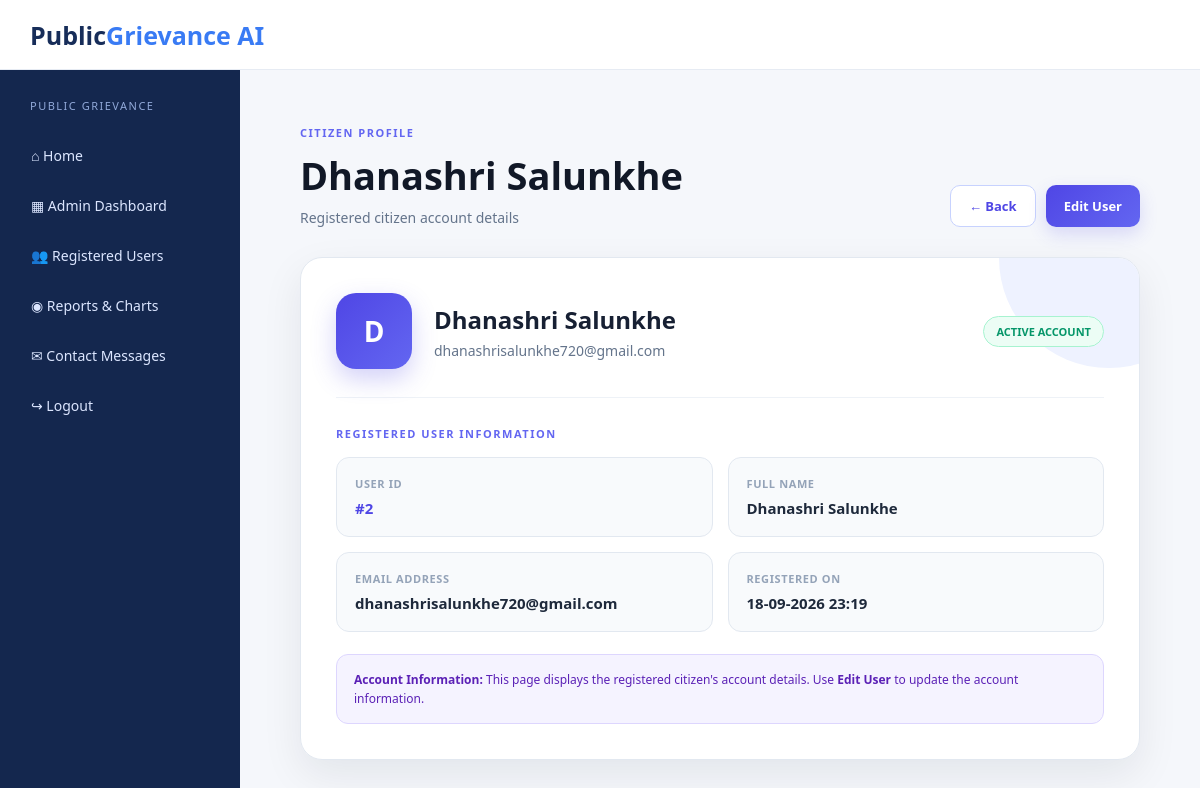
Page /admin/user/2 (signed in) on the committed database.
### tables this page shows
CREATE TABLE users(
            id INTEGER PRIMARY KEY AUTOINCREMENT,
            name TEXT NOT NULL,
            email TEXT UNIQUE NOT NULL,
            password TEXT NOT NULL,
            role TEXT DEFAULT 'user',
            created_at TEXT
        );

### app.py (the view)
@app.route("/admin/user/<int:user_id>")
@login_required("admin")
def user_details(user_id):
    c = db()
    user = c.execute(
        "SELECT * FROM users WHERE id=? AND role='user'",
        (user_id,)
    ).fetchone()
    complaints = c.execute(
        "SELECT * FROM complaints WHERE user_id=? ORDER BY id DESC",
        (user_id,)
    ).fetchall()
    c.close()
    if not user:
        flash("User not found.")
        return redirect("/admin")
    return render_template("user_details.html", user=user, rows=complaints)

### app.py (called while the page is built)
def db():
    conn = sqlite3.connect(DB)
    conn.row_factory = sqlite3.Row
    return conn

def login_required(role=None):
    def decorator(function):
        @wraps(function)
        def wrapper(*args, **kwargs):
            if "uid" not in session:
                flash("Please login first.")
                return redirect("/login")
            if role and session.get("role") != role:
                return redirect("/")
            return function(*args, **kwargs)
        return wrapper
    return decorator

@app.context_processor
def inject_context():
    unread = 0
    unread_contacts = 0
    c = db()
    if session.get("uid"):
        unread = c.execute(
            "SELECT COUNT(*) FROM notifications WHERE user_id=? AND is_read=0",
            (session["uid"],)
        ).fetchone()[0]
    if session.get("role") == "admin":
        unread_contacts = c.execute(
            "SELECT COUNT(*) FROM contact_messages WHERE status='Unread'"
        ).fetchone()[0]
    c.close()
    return {
        "current_user": session.get("name"),
        "role": session.get("role"),
        "unread_notifications": unread,
        "unread_contacts": unread_contacts
    }

### templates/user_details.html (shortened to what this page needs)
{% extends "base.html" %}
{% block content %}
<div class="profile-page">
    <div class="profile-head">
        <div>
            <small>CITIZEN PROFILE</small>
            <h1>{{ user.name }}</h1>
            <p>
                Registered citizen account details
            </p>
        </div>
        <div class="actions">
            <a class="btn outline" href="/admin">
                ← Back
            </a>
            <a class="btn" href="/admin/user/{{ user.id }}/edit">
                Edit User
            </a>
        </div>
    </div>
    <section class="profile-card">
        <div class="profile-top">
            <div class="avatar">
                {{ user.name[0]|upper }}
            </div>
            <div>
                <h2>{{ user.name }}</h2>
                <p>
                    {{ user.email }}
                </p>
            </div>
            <span class="account-badge">
                ACTIVE ACCOUNT
            </span>
        </div>
        <div class="details-title">
            REGISTERED USER INFORMATION
        </div>
        <div class="details-grid">
            <div class="detail-box">
                <span>User ID</span>
                <strong class="user-id">
                    #{{ user.id }}
                </strong>
            </div>
            <div class="detail-box">
                <span>Full Name</span>
                <strong>
                    {{ user.name }}
                </strong>
            </div>
            <div class="detail-box">
                <span>Email Address</span>
                <strong>
                    {{ user.email }}
                </strong>
            </div>
            <div class="detail-box">
                <span>Registered On</span>
                <strong>
                    {{ user.created_at or '—' }}
                </strong>
            </div>
        </div>
        <div class="profile-note">
            <strong>Account Information:</strong>
            This page displays the registered citizen's account details.
            Use <b>Edit User</b> to update the account information.
        </div>
    </section>
</div>
{% endblock %}

### static/style.css (style rules this page uses)
* { box-sizing:border-box }
body { margin:0;font-family:Segoe UI,Arial;background:#f5f7fb;color:#1d2b45 }
.btn { display:inline-block;background:#397bf4;color:#fff;border:0;border-radius:9px;padding:13px 20px;text-decoration:none;font-weight:700;cursor:pointer }
.outline { background:transparent;color:#397bf4;border:1px solid #397bf4 }

### templates/user_details.html (style rules this page uses)
.profile-page { padding: 10px 0 60px; }
.profile-head { display: flex; justify-content: space-between; align-items: flex-end; gap: 25px; margin-bottom: 30px; }
.profile-head small { color: #6366f1; font-weight: 800; letter-spacing: 1.5px; font-size: 11px; }
.profile-head h1 { margin: 7px 0; font-size: 38px; color: #111827; }
.profile-head p { margin: 0; color: #64748b; font-size: 14px; }
.actions { display: flex; gap: 10px; flex-wrap: wrap; }
.btn { display: inline-flex; align-items: center; justify-content: center; padding: 11px 18px; border-radius: 10px; border: 0; background: linear-gradient(135deg, #4f46e5, #6366f1); color: white !important; text-decoration: none; font-size: 13px; font-weight: 700; cursor: pointer; transition: .2s ease; box-shadow: 0 7px 18px rgba(79, 70, 229, .18); }
.btn.outline { background: white; color: #4f46e5 !important; border: 1px solid #c7d2fe; box-shadow: none; }
.profile-card { position: relative; overflow: hidden; max-width: 850px; margin: 0 auto; background: rgba(255,255,255,.97); border: 1px solid #e2e8f0; border-radius: 22px; padding: 35px; box-shadow: 0 15px 40px rgba(15,23,42,.08); }
.profile-card::before { content: ""; position: absolute; width: 220px; height: 220px; border-radius: 50%; background: #eef2ff; top: -110px; right: -80px; }
.profile-top { position: relative; display: flex; align-items: center; gap: 22px; padding-bottom: 28px; border-bottom: 1px solid #eef2f7; }
.avatar { width: 76px; height: 76px; flex-shrink: 0; border-radius: 20px; display: flex; align-items: center; justify-content: center; background: linear-gradient(135deg, #4f46e5, #6366f1); color: white; font-size: 28px; font-weight: 800; box-shadow: 0 10px 25px rgba(79,70,229,.25); }
.profile-top h2 { margin: 0 0 5px; font-size: 24px; color: #172033; }
.profile-top p { margin: 0; color: #64748b; font-size: 14px; }
.account-badge { margin-left: auto; padding: 7px 12px; border-radius: 999px; background: #ecfdf5; color: #059669; border: 1px solid #a7f3d0; font-size: 11px; font-weight: 800; }
.details-title { margin: 28px 0 16px; color: #6366f1; font-size: 11px; letter-spacing: 1.5px; font-weight: 800; }
.details-grid { display: grid; grid-template-columns: repeat(2, 1fr); gap: 15px; }
.detail-box { padding: 18px; border: 1px solid #e2e8f0; border-radius: 13px; background: #f8fafc; }
.detail-box span { display: block; color: #94a3b8; font-size: 11px; font-weight: 700; margin-bottom: 7px; text-transform: uppercase; letter-spacing: .6px; }
.detail-box strong { display: block; color: #1e293b; font-size: 15px; word-break: break-word; }
.user-id { color: #4f46e5 !important; }
.profile-note { margin-top: 22px; padding: 15px 17px; border-radius: 12px; background: #f5f3ff; border: 1px solid #ddd6fe; color: #5b21b6; font-size: 12px; line-height: 1.6; }

### rows in the picture
users: name "Dhanashri Salunkhe", name "D", email "dhanashrisalunkhe720@gmail.com", id "2", created_at "18-09-2026 23:19"
